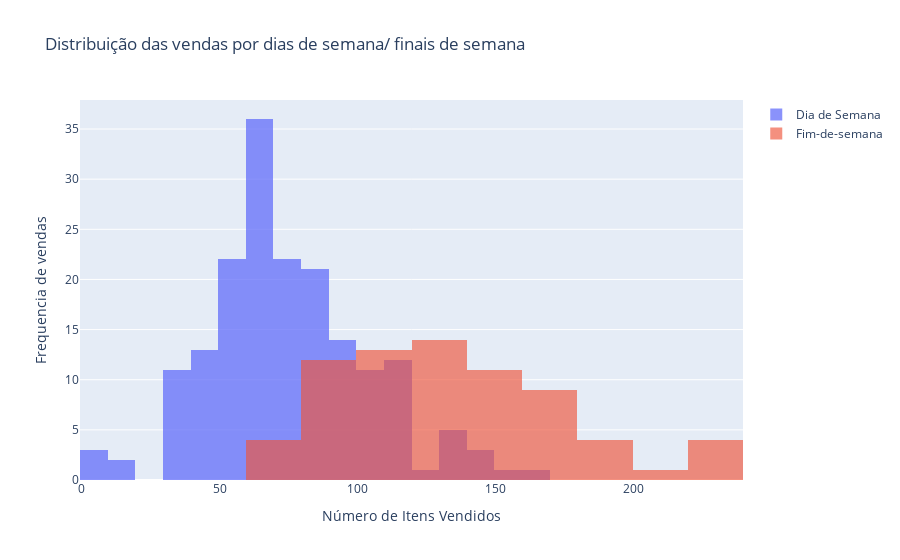

The notebook cell saved with this chart:
### Code cell
# Histogram of items sold by type of day

trace_dds = go.Histogram(
    x=dds_vendas[dds_vendas.item_count < 200].item_count,
    opacity=0.75,
    name = 'Dia de Semana'
)

trace_fds = go.Histogram(
    x=fds_vendas[fds_vendas.item_count < 399].item_count,
    opacity=0.65,
    name = 'Fim-de-semana',
    nbinsx = 16
)

data = [trace_dds, trace_fds]
layout = go.Layout( title = 'Distribuição das vendas por dias de semana/ finais de semana',
                   xaxis=dict(title='Número de Itens Vendidos'),
                   yaxis=dict(title='Frequencia de vendas'),
                   barmode='overlay'
                   )

fig = go.Figure(data=data, layout=layout)

py.iplot(fig, filename='tipo-de_dia-histograma')

### Figure 1 — Plotly figure (JSON) as saved in the notebook; plotly's stock layout.template omitted (floating-point values rounded to 4 significant figures; data arrays with more than 128 entries replaced by an {"elided": "..."} marker saying what was removed)
{"data": [{"name": "Dia de Semana", "opacity": 0.75, "type": "histogram", "x": {"elided": "178 int values"}}, {"name": "Fim-de-semana", "nbinsx": 16, "opacity": 0.65, "type": "histogram", "x": [112, 121, 108, 186, 107, 156, 96, 86, 176, 126, 135, 145, 164, 140, 102, 121, 65, 93, 78, 77, 81, 97, 126, 88, 84, 110, 105, 123, 227, 215, 226, 175, 169, 154, 84, 150, 81, 123, 71, 114, 121, 95, 97, 133, 109, 157, 138, 110, 151, 172, 153, 183, 149, 226, 164, 160, 190, 117, 197, 130, 151, 126, 133, 117, 161, 146, 128, 172, 116, 224, 112, 94]}], "layout": {"barmode": "overlay", "title": {"text": "Distribuição das vendas por dias de semana/ finais de semana"}, "xaxis": {"title": {"text": "Número de Itens Vendidos"}}, "yaxis": {"title": {"text": "Frequencia de vendas"}}}}
